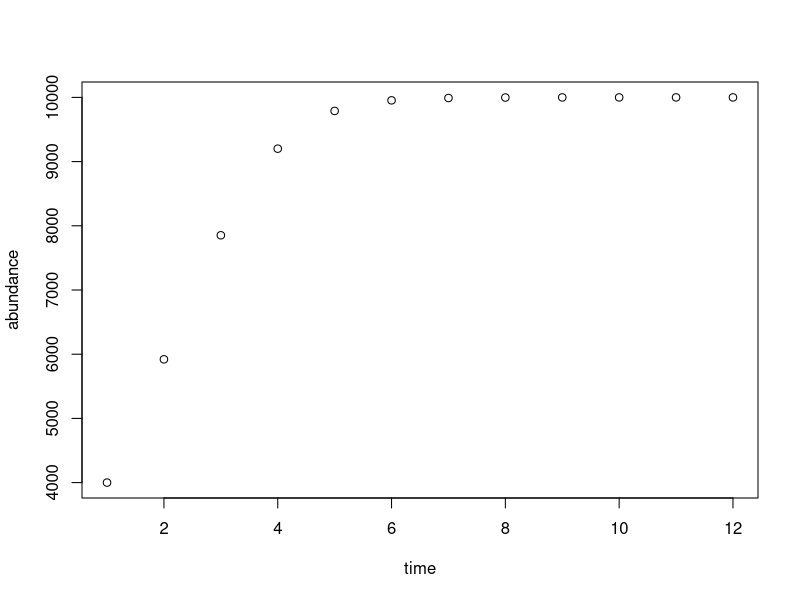

Here is the R script that generated this plot:
#Samantha Williams
#Lab 04

#PART I

#problem 1, write a for loop that prints the word hi to the console 10 times
iterations <- 10 #number of times I want hi to print -- no magic #'s
for (hi in 1:iterations) { #hi prints the amount of iterations (10)
    print("hi")
}

#problem2, loops total amount of tim's money after 8 weeks
piggybank <- 10 #dollars
allowance <- 5 #dollars per week
gumCost <- 2 * 1.34 #cost two packs gum per week 
weeks <- 8 #relevant time frame
for (i in 1:weeks) {
    piggybank <- piggybank + allowance - gumCost #equation showing tim's expenses and allowance
    print ( piggybank ) #print the results for each step of the for loop
}

#problem 3, modeling a population of 2000 that shrinks by 5% a year, for 7 years
n <- 2000 #initial population
rate <- 0.05 #rate of shrinking
years <- 7 #relevant time frame
for (i in 1:years) {
    n <- n - n * rate #K is equal to pop minus shrinking rate
    print ( n )
}

#problem 4, models population abundance over 12 time
K <- 10000 #carrying capacity
r <- 0.8 #intrinsic growth rate
t <- 12 #time value
n <- 2500 #initial population
for (i in 1:t) {
    n <- n + ( r * n * (K - n)/K)
    print ( n )
}

#PART II

#problem 5, make an empty vector of 18 0's
n <- 18 #no magic numbers
vector1 <- rep (0, n) #use rep command to make a vector of 18 0's

#5b, for loop that takes the vector above, and fills it with an iteration that is the value before it multiplied by 3
for (i in seq(1,18)) {
    vector1[i] <- i*3 #for the ith position in vector1, the number is the position value multiplied by 3
    print (vector1) #print each step to make sure the loop ran correctly
}
print(vector1) #print final vector

#5c, makes a vector of 18 zeros, and then replace the first entry of that vector with a 1
vector2 <- rep (0,n) #repeat zero n times, save to a vector
vector2 [1] <- 1 # take the first position of vector 2 and make it a 1
vector2 #look at vector2

#5d, store iterations in the vector above with values that are (1 + 2x) the previous entry
for (i in seq(2,18)) { #start with the second entry in the vector because the first is filled
    vector2 [i] <- 1 + (2 * vector2[i-1] ) #foor every ith position in vector 2, the entry is 1+ (2*the position before in the vector)
    print(vector2) #print all steps to make sure the vector was done correctly
}
print(vector2) #print last step of vector

#6, use a for loop to make the fibonacci sequence, in which each iteration is the two before it added together 
x <- 20 #no magic numbers
fibonacci <- rep(0,x) #make a vector with 20 0's
fibonacci [2] <- 1 #make the second entry in the vector a 1
for (i in seq(3,20)) { #start with the 3rd iteration bc the first two are complete
    fibonacci [i] <- fibonacci[i-1] + fibonacci [i-2] 
}
print (fibonacci) #look at the vector

#problem 4 revised, storing time and abundance data to plot later
K2 <- 10000 #carrying capacity
r2 <- 0.8 #intrinsic growth rate
time <- c(1:12) #time steps 1-12
n2 <- 2500 #initial population
abundance <- rep (0,12) #empty vector for 12 abundance values
for (i in time) {
    n2 <- n2 + ( r2 * n2 * (K2 - n2)/K2)
    print(n2)
    abundance [i] <- n2 #assign the values of n2 in the loop to the ith values in abundance
}

plot(time, abundance) #plot time vs. abundance 


 